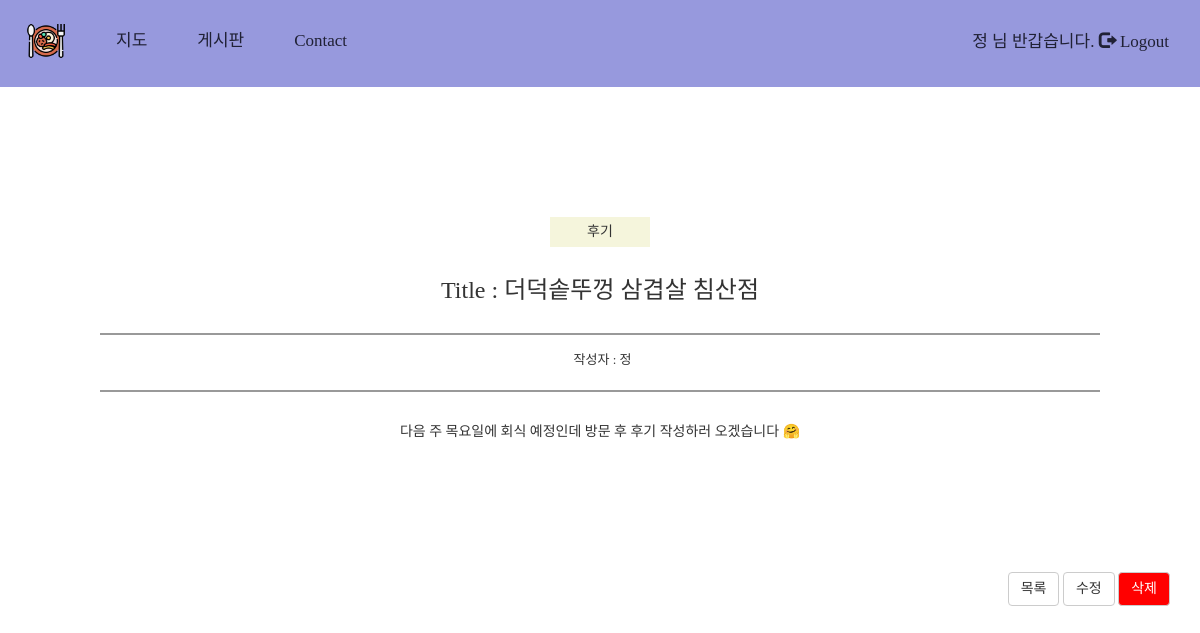
Page /article/detail/23/ (signed in) on the committed database.
### app/models.py (models this page shows)
class Article(models.Model):
  title = models.CharField(max_length=100)
  content = models.CharField(max_length=1000)
  user = models.ForeignKey(User, on_delete=models.CASCADE)
  category = models.CharField(max_length=100, null=True) #게시판 카테고리 변수

class User(models.Model):
  email = models.CharField(max_length=20)
  name = models.CharField(max_length=20)
  pwd = models.CharField(max_length=20)
  pwd = models.CharField(max_length=20,null=True)

### app/views.py (the view)
# urls.py: path('article/detail/<int:id>/', views.detail),
def detail(request, id):
  article = Article.objects.get(id=id)
  context = {
    'article' : article
  }
  return render(request, 'detail.html', context)

### app/templates/detail.html (shortened to what this page needs)
{% extends 'home.html' %}
{% block content %}
<div class="container" style='margin-top:30px;'>
  <div class="card">
    <div class="card-view">
      <div class="category">
      {% if article.category == '1' %}추천{% elif article.category == '2'%}후기{% endif %}
      </div>
      <div class="heading">
        <h3>Title :  {{ article.title }}</h3>
      </div>
      <div class="info">
        <dl>
          작성자 :  {{ article.user.name }}
        </dl>
      </div>
      <div class="body">{{ article.content }}</div>
    </div>
  </div>
</div>
<div class="container text-right">
  <button href=''  class="btn btn-default" id="list" onclick='location="/article/list/"'>목록</button>
  <a href='' class="btn btn-default" id="update" data-article-id="{{ article.id }}">수정</a>
  <a href='/article/delete/{{ article.id }}/' class="btn btn-default" id="delete" style="background-color: red; color: white;">
    삭제
  </a>
</div>
<br>
{% endblock %}

### app/templates/home.html (style rules this page uses)
* { font-family: NeoDunggeunmo; }

### app/templates/detail.html (style rules this page uses)
.card-view { text-align: center; margin-top: 100px; margin-bottom: 100px; }
.card-view .category { background-color: beige; padding-right: 20px; padding-left: 20px; padding-top: 5px; padding-bottom: 5px; width: 100px; margin-left: 520px; }
.card-view .heading { margin-top: 30px; margin-bottom: 30px; }
.card-view .heading h3 { margin-top: 10px; }
.card-view .info { border-top: 2px solid #999; border-bottom: 2px solid #999; margin: auto; width: 1000px; padding-top: 15px; }
.card-view .info dl { display: inline-block; margin-left: 5px; font-size: small; }
.body { margin-top: 30px; padding-bottom: 30px; }

### rows in the picture
Article: title "더덕솥뚜껑 삼겹살 침산점", user.name "정", content "다음 주 목요일에 회식 예정인데 방문 후 후기 작성하러 오겠습니다 🤗"

### other values in the picture
{{ request.session.name }} "정"
